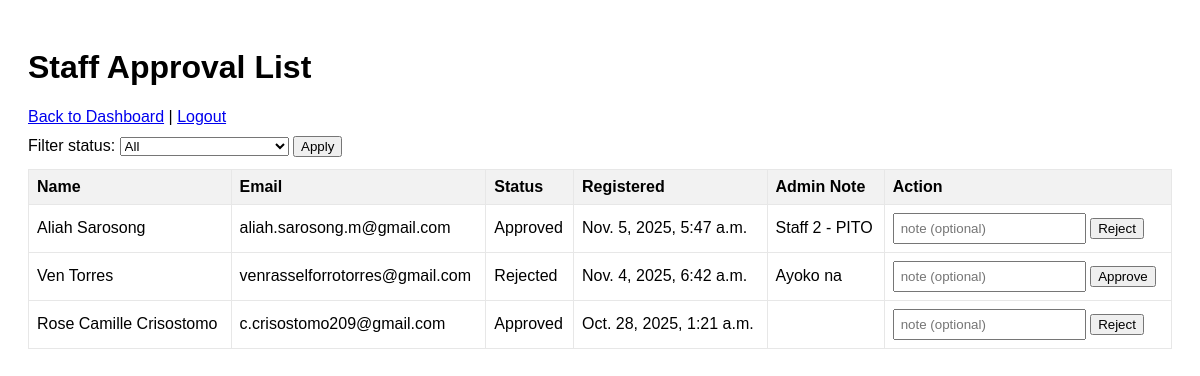
The page /admin_app/staff-approvals/ (signed in) on the database its author committed.
### staff_app/models.py (models this page shows, shortened)
class StaffProfile(models.Model):
    STATUS_PENDING_VERIFICATION = 'PV'
    STATUS_PENDING_APPROVAL = 'Pending Admin Approval'
    STATUS_APPROVED = 'Approved'
    STATUS_REJECTED = 'Rejected'
    STATUS_CHOICES = [
        (STATUS_PENDING_VERIFICATION, 'Pending Verification'),
        (STATUS_PENDING_APPROVAL, 'Pending Admin Approval'),
        (STATUS_APPROVED, 'Approved'),
        (STATUS_REJECTED, 'Rejected'),
    ]
    user = models.OneToOneField(User, on_delete=models.CASCADE, related_name='staff_profile')
    middle_name = models.CharField(max_length=50, blank=True)
    profile_image = models.ImageField(
        upload_to=staff_profile_upload_path,
        default=default_profile_image,
        blank=True,
        null=True
    )
    verification_code = models.CharField(max_length=6, blank=True, null=True)
    is_verified = models.BooleanField(default=False)  # email verification
    resend_count = models.IntegerField(default=0)
    code_sent_at = models.DateTimeField(null=True, blank=True)
    status = models.CharField(max_length=30, choices=STATUS_CHOICES, default=STATUS_PENDING_VERIFICATION)
    admin_note = models.TextField(blank=True)
    created_at = models.DateTimeField(default=timezone.now)
    updated_at = models.DateTimeField(auto_now=True)

### admin_app/views.py (the view)
# urls.py: path('staff-approvals/', views.staff_approval_list, name='staff_approvals'),
@login_required
@user_passes_test(_is_superuser)
def staff_approval_list(request):
    q = request.GET.get('q')
    if q:
        profiles = StaffProfile.objects.filter(status__iexact=q).order_by('-created_at')
    else:
        profiles = StaffProfile.objects.all().order_by('-created_at')
    form = ApprovalActionForm()
    return render(request, 'admin_design/staff_approvals.html', {'profiles': profiles, 'form': form, 'filter': q or ''})

### admin_app/forms.py
class ApprovalActionForm(forms.Form):
    profile_id = forms.IntegerField(widget=forms.HiddenInput())
    action = forms.ChoiceField(choices=[('approve','Approve'),('reject','Reject')])
    admin_note = forms.CharField(widget=forms.Textarea(attrs={'rows':2}), required=False)

### admin_app/views.py (called while the page is built)
def _is_superuser(user):
    return user.is_superuser

### admin_app/templates/admin_design/staff_approvals.html (shortened to what this page needs)
<!DOCTYPE html>
<html lang="en">
<head>
</head>
<body>
    <h1>Staff Approval List</h1>
    <div style="margin-bottom:10px;">
        <a href="{% url 'admin_url:dashboard' %}">Back to Dashboard</a> |
        <a href="{% url 'admin_url:logout' %}">Logout</a>
    </div>
    <div class="filters">
        <form method="get" style="display:inline;">
            <label>Filter status:</label>
            <select name="q">
                <option value="">All</option>
            </select>
            <button type="submit">Apply</button>
        </form>
    </div>
    <table>
        <tr>
            <th>Name</th>
            <th>Email</th>
            <th>Status</th>
            <th>Registered</th>
            <th>Admin Note</th>
            <th>Action</th>
        </tr>
        {% for p in profiles %}
            <tr>
                <td>{{ p.user.get_full_name }}</td>
                <td>{{ p.user.email }}</td>
                <td>{{ p.status }}</td>
                <td>{{ p.created_at }}</td>
                <td>{{ p.admin_note }}</td>
                <td>
                    {% if p.status != "Approved" %}
                        <form method="post" action="{% url 'admin_url:staff_approval_action' %}" class="inline">
                            <input type="text" name="admin_note" placeholder="note (optional)">
                            <button type="submit">Approve</button>
                        </form>
                    {% endif %}
                    {% if p.status != "Rejected" %}
                        <form method="post" action="{% url 'admin_url:staff_approval_action' %}" class="inline">
                            <input type="text" name="admin_note" placeholder="note (optional)">
                            <button type="submit">Reject</button>
                        </form>
                    {% endif %}
                </td>
            </tr>
        {% empty %}
            <tr><td colspan="6">No staff profiles found.</td></tr>
        {% endfor %}
    </table>
</body>
</html>

### admin_app/templates/admin_design/staff_approvals.html (style rules this page uses)
body { font-family: Arial, sans-serif;padding:20px;background:#fff }
table { width:100%;border-collapse:collapse;margin-top:12px }
th,td { padding:8px;border:1px solid #e7e7e7 }
th { background:#f2f2f2;text-align:left }
.inline { display:inline-block;margin:0 }
.filters { margin-bottom:8px }
input[type="text"] { padding:6px }

### rows shown on the page
StaffProfile: user.get_full_name "Aliah Sarosong", user.email "aliah.sarosong.m@gmail.com", status "Approved", created_at "Nov. 5, 2025, 5:47 a.m.", admin_note "Staff 2 - PITO"
StaffProfile: user.get_full_name "Ven Torres", user.email "venrasselforrotorres@gmail.com", status "Rejected", created_at "Nov. 4, 2025, 6:42 a.m.", admin_note "Ayoko na"
StaffProfile: user.get_full_name "Rose Camille Crisostomo", user.email "c.crisostomo209@gmail.com", status "Approved", created_at "Oct. 28, 2025, 1:21 a.m."
